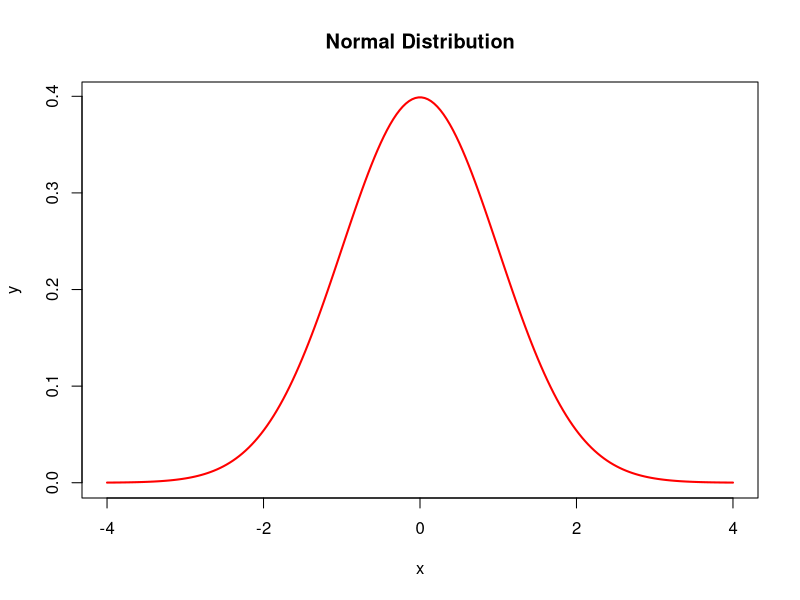
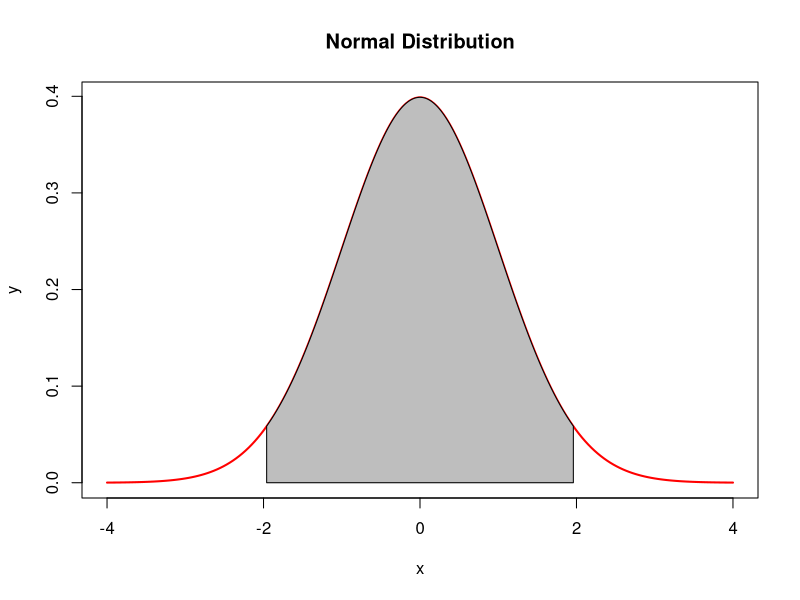

Recreate these plots in R, in order.
## ---- chunk 1
x=seq(-4,4,length=200)
y=1/sqrt(2*pi)*exp(-x^2/2)
plot(x,y,type="l",lwd=2,col="red", main="Normal Distribution")
## ---- chunk 2
x=seq(-4,4,length=200)
y=1/sqrt(2*pi)*exp(-x^2/2)
plot(x,y,type="l",lwd=2,col="red", main="Normal Distribution")
x=seq(-1.96,1.96,length=200)
y=dnorm(x)
polygon(c(-1.96,x,1.96),c(0,y,0),col="gray")
